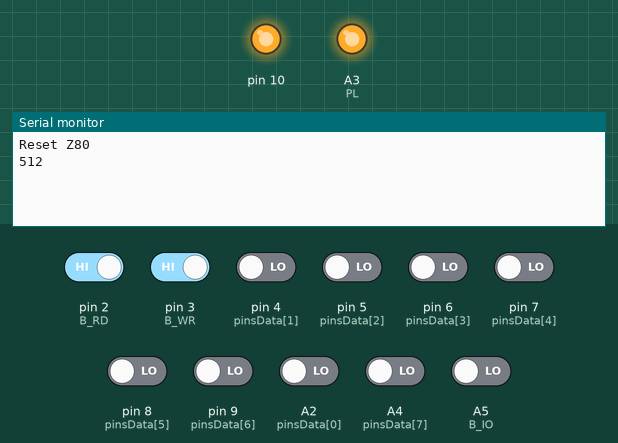
Bench run of a sketch on a simulated Arduino Uno, built with avr-gcc and run on an emulated ATmega328P. On the bench: output pins drawn as LEDs (lit = HIGH), the last lines printed to the serial monitor. Inputs (shaded band) come from the test bench; at power-on: pin 2 (B_RD), pin 3 (B_WR) HIGH, A2 (pinsData[0]), A4 (pinsData[7]), A5 (B_IO), pin 4 (pinsData[1]), pin 5 (pinsData[2]), pin 6 (pinsData[3]), pin 7 (pinsData[4]), pin 8 (pinsData[5]), pin 9 (pinsData[6]) LOW. Pins used as bus, display or sensor lines are not drawn.

Above: at 1.2 s.
1.3 s: pin 2 (B_RD) driven LOW
At 2.5 s:
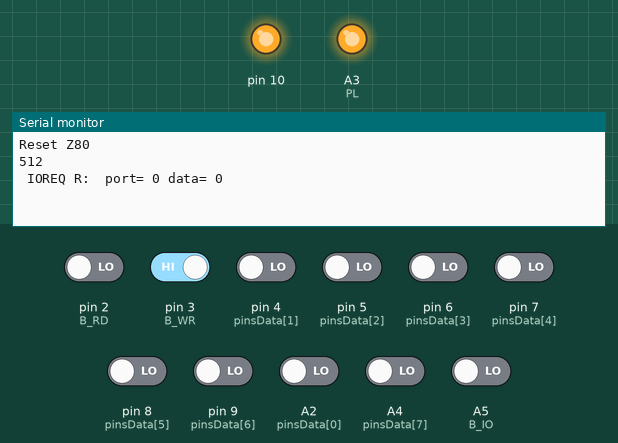
2.8 s: pin 3 (B_WR) driven LOW
At 3.7 s:
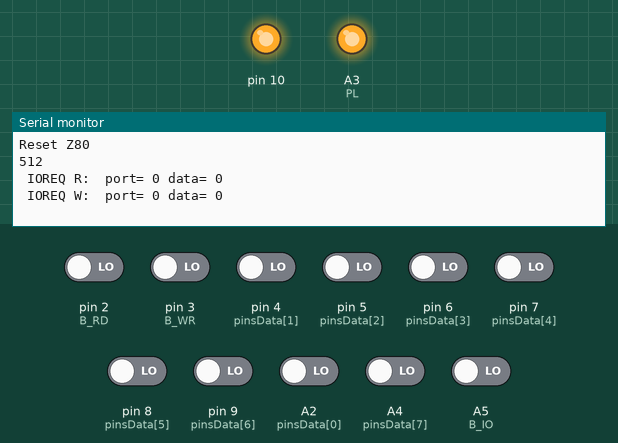

The sketch:

Z80ctl_mem_74165RAM_serial.ino
```cpp
#include <SPI.h>

#define B_CLOCK  A1  // horloge
#define B_RESET  A0  // reinitialisation
#define B_RD     2   // lecture
#define B_WR     3   // écriture
#define PL       A3  // stockage dans 74HCT165
#define B_IO     A5  // connecter à /IORQ du Z80 et /CS2 du 16550

// MOSI : 11 n/a
// MISO : 12
// CLK  : 13
// SS   : 10 ne peut être passé en input

#define UCLKDELAY  100   // 0
#define CLKDELAY   0   // 20
#define PLDELAY    100   // 1

//               bit    0 1 2 3 4 5 6  7
int pinsData[8]     = {A2,4,5,6,7,8,9,A4};

volatile int doread=0;
volatile int dowrite=0;

// serial test C puts + compteur
unsigned char mem[] = {
  0x31, 0x00, 0x02, 0x3e, 0x80, 0xd3, 0x03, 0x3e, 0x60, 0xd3, 0x00, 0x3e, 0x00, 0xd3, 0x01, 0x3e,
  0x03, 0xd3, 0x03, 0xcd, 0xa7, 0x01, 0xcd, 0x1c, 0x00, 0x00, 0x00, 0x00, 0x21, 0xb7, 0x01, 0x5e,
  0x16, 0x00, 0xd5, 0x3e, 0x64, 0xf5, 0x33, 0x3a, 0xb7, 0x01, 0xf5, 0x33, 0xcd, 0xd5, 0x00, 0xf1,
  0xd1, 0x26, 0x00, 0x7b, 0x95, 0x6f, 0x7a, 0x9c, 0x67, 0x01, 0x64, 0x00, 0xc5, 0xe5, 0xcd, 0x5e,
  0x01, 0xf1, 0xf1, 0x7d, 0xc6, 0x30, 0xf5, 0x33, 0xcd, 0xc6, 0x00, 0x33, 0x3e, 0x64, 0xf5, 0x33,
  0x3a, 0xb7, 0x01, 0xf5, 0x33, 0xcd, 0xd5, 0x00, 0xf1, 0x5d, 0x16, 0x00, 0xd5, 0x3e, 0x0a, 0xf5,
  0x33, 0x3a, 0xb7, 0x01, 0xf5, 0x33, 0xcd, 0xd5, 0x00, 0xf1, 0xd1, 0x26, 0x00, 0x7b, 0x95, 0x6f,
  0x7a, 0x9c, 0x67, 0x01, 0x0a, 0x00, 0xc5, 0xe5, 0xcd, 0x5e, 0x01, 0xf1, 0xf1, 0x7d, 0xc6, 0x30,
  0xf5, 0x33, 0xcd, 0xc6, 0x00, 0x33, 0x3e, 0x0a, 0xf5, 0x33, 0x3a, 0xb7, 0x01, 0xf5, 0x33, 0xcd,
  0xd5, 0x00, 0xf1, 0x7d, 0xc6, 0x30, 0xf5, 0x33, 0xcd, 0xc6, 0x00, 0x33, 0x3e, 0x20, 0xf5, 0x33,
  0xcd, 0xc6, 0x00, 0x33, 0x21, 0xb3, 0x00, 0xe5, 0xcd, 0x2d, 0x01, 0xf1, 0x21, 0xb7, 0x01, 0x34,
  0xc3, 0x1c, 0x00, 0x43, 0x6f, 0x75, 0x63, 0x6f, 0x75, 0x20, 0x48, 0x61, 0x63, 0x6b, 0x61, 0x62,
  0x6c, 0x65, 0x20, 0x21, 0x0d, 0x00, 0x21, 0x02, 0x00, 0x39, 0xdb, 0x05, 0xcb, 0x6f, 0xca, 0xca,
  0x00, 0x7e, 0xd3, 0x00, 0xc9, 0x21, 0x03, 0x00, 0x39, 0x5e, 0x2b, 0x6e, 0xcd, 0xfb, 0x00, 0xeb,
  0xc9, 0xf1, 0xe1, 0xd1, 0xd5, 0xe5, 0xf5, 0xcd, 0xfe, 0x00, 0xeb, 0xc9, 0xf1, 0xe1, 0xd1, 0xd5,
  0xe5, 0xf5, 0x18, 0x0a, 0x21, 0x03, 0x00, 0x39, 0x5e, 0x2b, 0x6e, 0x26, 0x00, 0x54, 0x7b, 0xe6,
  0x80, 0xb2, 0x20, 0x10, 0x06, 0x10, 0xed, 0x6a, 0x17, 0x93, 0x30, 0x01, 0x83, 0x3f, 0xed, 0x6a,
  0x10, 0xf6, 0x5f, 0xc9, 0x06, 0x09, 0x7d, 0x6c, 0x26, 0x00, 0xcb, 0x1d, 0xed, 0x6a, 0xed, 0x52,
  0x30, 0x01, 0x19, 0x3f, 0x17, 0x10, 0xf5, 0xcb, 0x10, 0x50, 0x5f, 0xeb, 0xc9, 0xdd, 0xe5, 0xdd,
  0x21, 0x00, 0x00, 0xdd, 0x39, 0xdd, 0x6e, 0x04, 0xdd, 0x66, 0x05, 0x11, 0x00, 0x00, 0x46, 0x13,
  0x78, 0xb7, 0x28, 0x0d, 0x23, 0xe5, 0xd5, 0xc5, 0x33, 0xcd, 0xc6, 0x00, 0x33, 0xd1, 0xe1, 0x18,
  0xed, 0xd5, 0x3e, 0x0a, 0xf5, 0x33, 0xcd, 0xc6, 0x00, 0x33, 0xe1, 0xdd, 0xe1, 0xc9, 0xf1, 0xe1,
  0xd1, 0xd5, 0xe5, 0xf5, 0xc3, 0x76, 0x01, 0x21, 0x03, 0x00, 0x39, 0x5e, 0x2b, 0x6e, 0x7d, 0x07,
  0x9f, 0x67, 0x7b, 0x07, 0x9f, 0x57, 0x7c, 0xaa, 0x17, 0x7c, 0xf5, 0x17, 0x30, 0x06, 0x97, 0x95,
  0x6f, 0x9f, 0x94, 0x67, 0xcb, 0x7a, 0x28, 0x06, 0x97, 0x93, 0x5f, 0x9f, 0x92, 0x57, 0xcd, 0xfe,
  0x00, 0xf1, 0xd0, 0x47, 0x97, 0x95, 0x6f, 0x9f, 0x94, 0x67, 0x78, 0xc9, 0x17, 0xeb, 0xd0, 0x97,
  0x95, 0x6f, 0x9f, 0x94, 0x67, 0xc9, 0x42, 0x01, 0x01, 0x00, 0x78, 0xb1, 0x28, 0x08, 0x11, 0xb7,
  0x01, 0x21, 0xa6, 0x01, 0xed, 0xb0, 0xc9, 0x00, 0x00, 0x00, 0x00, 0x00, 0x00, 0x00, 0x00, 0x00,
  0x00, 0x00, 0x00, 0x00, 0x00, 0x00, 0x00, 0x00, 0x00, 0x00, 0x00, 0x00, 0x00, 0x00, 0x00, 0x00,
  0x00, 0x00, 0x00, 0x00, 0x00, 0x00, 0x00, 0x00, 0x00, 0x00, 0x00, 0x00, 0x00, 0x00, 0x00, 0x00,
  0x00, 0x00, 0x00, 0x00, 0x00, 0x00, 0x00, 0x00, 0x00, 0x00, 0x00, 0x00, 0x00, 0x00, 0x00, 0x00,
  0x00, 0x00, 0x00, 0x00, 0x00, 0x00, 0x00, 0x00, 0x00, 0x00, 0x00, 0x00, 0x00, 0x00, 0x00, 0x00
};

void readISR() {
  doread=1;
}

void writeISR() {
  dowrite=1;
}

void doClock(unsigned int n) {
  for(int i=0; i<n; i++) {
    digitalWrite(B_CLOCK, HIGH);
    if(UCLKDELAY)
      delayMicroseconds(UCLKDELAY);
    else
      delay(CLKDELAY);

    digitalWrite(B_CLOCK, LOW);
    if(UCLKDELAY)
      delayMicroseconds(UCLKDELAY);
    else
      delay(CLKDELAY);
  }
}

void doReset() {
    digitalWrite(B_RESET, LOW);
    doClock(10);
    digitalWrite(B_RESET, HIGH);
}

unsigned int getaddr() {
  unsigned int addr = 0;

  // MREQ Z80 -> PL ne marche pas car PL doit être HIGH pour lecture série du 74hc165
  // pas comme une EEPROM avec MREQ -> CE et RD -> OE
  digitalWrite(PL, LOW);
  delayMicroseconds(PLDELAY);
  digitalWrite(PL, HIGH);
  delayMicroseconds(PLDELAY);

  byte shift1 = SPI.transfer(0x00);
  byte shift2 = SPI.transfer(0x00);

  addr = shift1;
  addr = (addr << 8);
  addr |= shift2;

  return addr;
}

void setData(unsigned char data) {
  for( int pin = 0; pin < 8; pin++ ) pinMode(pinsData[pin], OUTPUT);  // output

  for(int pin=0; pin<8; pin++) {
    if(data & 1)
      digitalWrite(pinsData[pin], HIGH);
    else
      digitalWrite(pinsData[pin], LOW);
    data >>= 1;
  }
}

// Lecture des  bits de données
unsigned char getData() {
  unsigned char data = 0;
  for(int pin=0; pin<8; pin++) {
    if(digitalRead( pinsData[pin] ) == HIGH ) {
      data |= (1 << pin);
    }
  }
  return data;
}

void setup() {
  digitalWrite(PL, HIGH);
  pinMode(PL, OUTPUT);
  pinMode(B_CLOCK, OUTPUT);
  pinMode(B_RESET, OUTPUT);
  pinMode(B_RD, INPUT);
  pinMode(B_WR, INPUT);
  pinMode(B_IO, INPUT);

  for(int pin = 0; pin < 8; pin++)  pinMode(pinsData[pin], INPUT);
//  for(int pin = 0; pin < 8; pin++)  pinMode(pinsData[pin], OUTPUT);

  SPI.setClockDivider(SPI_CLOCK_DIV128);
  SPI.setDataMode(SPI_MODE0);
  SPI.setBitOrder(MSBFIRST);
  SPI.begin();

  Serial.begin(115200);
  delay(25);

  Serial.println("Reset Z80");
  Serial.println(sizeof(mem));
  doReset();

  delay(10);

  attachInterrupt(digitalPinToInterrupt(B_RD), readISR, FALLING);
  attachInterrupt(digitalPinToInterrupt(B_WR), writeISR, FALLING);
}

void loop() {
  unsigned int addr;

  if(doread) {
    if(digitalRead(B_IO)) {
      //delay(1);
      addr = getaddr();
//      Serial.print("Adresse: 0x");
//      if(addr < 0x10)   Serial.print("0");
//      if(addr < 0x100)  Serial.print("0");
//      if(addr < 0x1000) Serial.print("0");
//      Serial.print(addr, HEX);

      if(addr >= 0 && addr <sizeof(mem)) {
        setData(mem[addr]);
//        Serial.print(" [0x");
//        if(mem[addr] < 0x10)   Serial.print("0");
//        Serial.print(mem[addr], HEX);
//        Serial.println("]");
      } else {
        setData(0x00);
        Serial.println(" !!!!!");
      }
    } else {
      Serial.print(" IOREQ R: ");
      Serial.print(" port= ");
      Serial.print(getaddr() & 255);
      Serial.print(" data= ");
      Serial.println(getData(), HEX);
    }
    doread=0;
  } else if(dowrite) {
    if(digitalRead(B_IO)) {
      // Récupération de l'adresse
      addr = getaddr();
      // Affichage
//      Serial.print("Adresse: 0x");
//      if(addr < 0x10)   Serial.print("0");
//      if(addr < 0x100)  Serial.print("0");
//      if(addr < 0x1000) Serial.print("0");
//      Serial.print(addr, HEX);

      // Si l'adresse est valide (dans les 64 octets de mémoire)
      if(addr >= 0 && addr < sizeof(mem)) {
        // On "place" les données correspondante du bus en mémoire
        mem[addr] = getData();
        // Et on affiche le tout
//        Serial.print(" [0x");
//        if(mem[addr] < 0x10)   Serial.print("0");
//        Serial.print(mem[addr], HEX);
//        Serial.println("] W");
      } else {
        // Nous sommes hors de l'espace mémoire émulé
        Serial.println(" !!!!! W");
      }
    } else {
      Serial.print(" IOREQ W: ");
      Serial.print(" port= ");
      Serial.print(getaddr() & 255);
      Serial.print(" data= ");
      Serial.println(getData(), HEX);
    }
    // On confirme la prise en charge
    dowrite=0;
  }

  doClock(1);
  for( int pin = 0; pin < 8; pin++ ) pinMode(pinsData[pin], INPUT);  // input
}
```

Measured:
- after the input at 1.3 s, the serial monitor: prints a new line at once (image 1)
- after the input at 2.8 s, the serial monitor: prints a new line at once (image 2)
